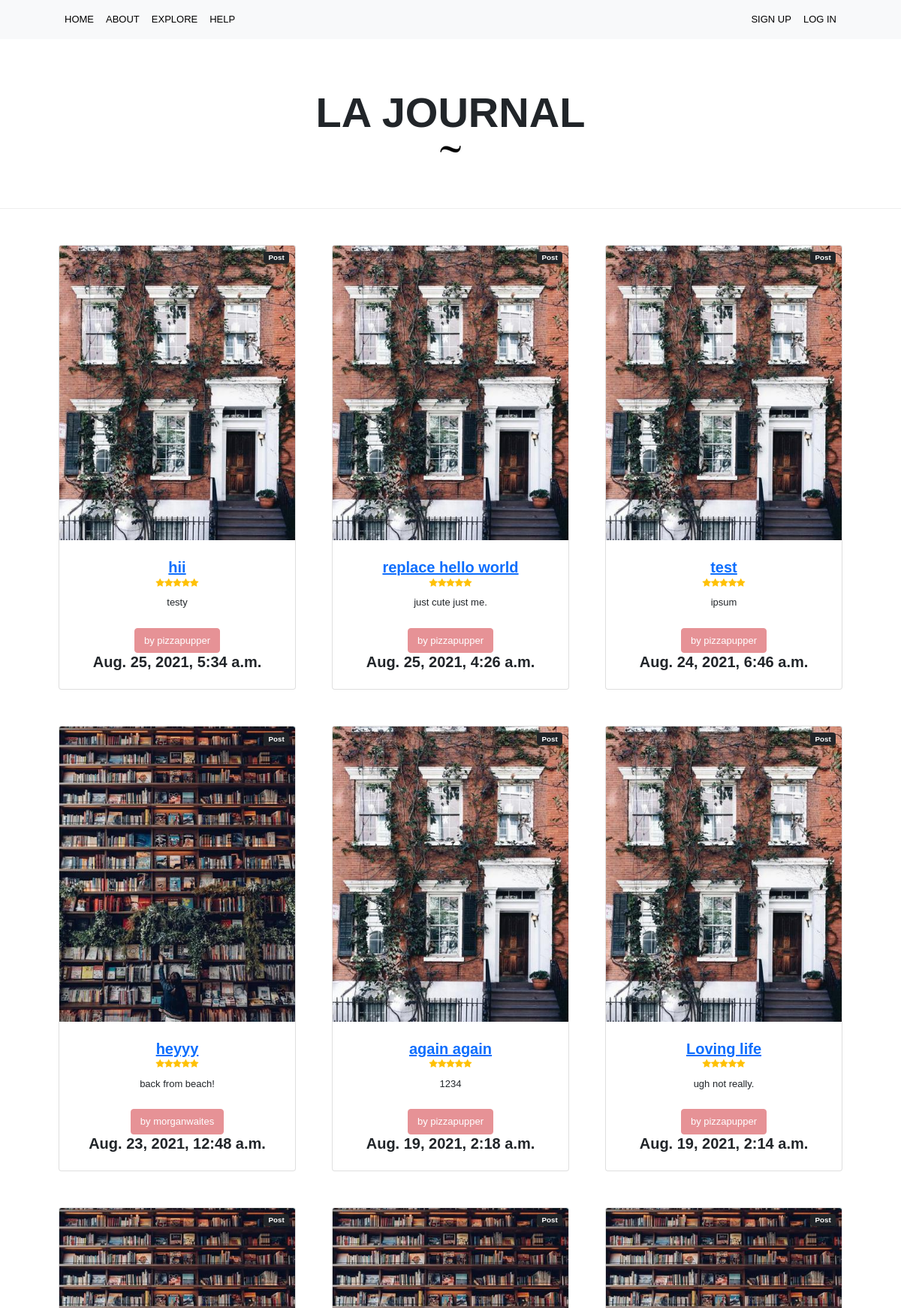
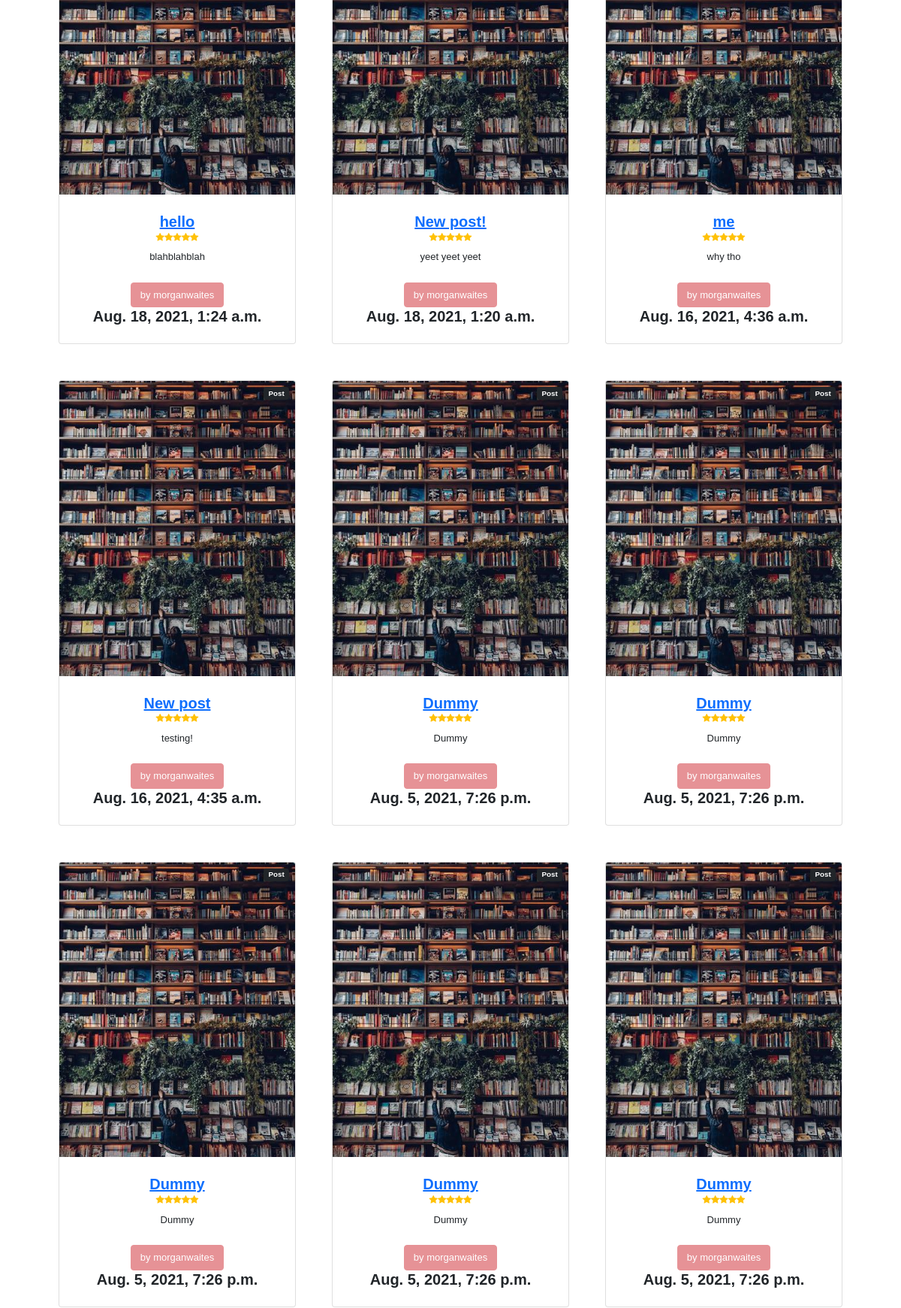
The page / (upper part) on the database its author committed (2 pictures, top to bottom).
### blog/models.py (models this page shows, shortened)
class Post(models.Model):
	title = models.CharField(max_length=100)
	post_content = models.TextField(max_length=10000)
	date_posted= models.DateTimeField(auto_now_add=True)
	author = models.ForeignKey(User, on_delete=models.CASCADE)

### users/models.py (models this page shows, shortened)
class Profile(models.Model):
	user = models.OneToOneField(User, on_delete=models.CASCADE)
	profile_pic = models.ImageField(default='anon.png', upload_to='profile-pics')

### blog/views.py (the view)
# urls.py: path('', PostListView.as_view(), name = "site-home"),
class PostListView(ListView):
	model = Post
	template_name = 'blog/home.html'
	context_object_name = 'posts'
	ordering = ['-date_posted']

### blog/templates/blog/home.html (shortened to what this page needs)
{% extends "blog/base.html" %}
{% block postscontent %}
{% for post in posts %}
 {% if forloop.counter <= 20 %}
	<div class="col mb-5">
  	  <div class="card h-100">
            <div class="badge bg-dark text-white position-absolute" style="top: 0.5rem; right: 0.5rem">Post</div>
            <img class="card-img-top" src="{{ post.author.profile.profile_pic.url }}" alt="..." />
                <div class="card-body p-4">
                    <div class="text-center">
                        <a href="{% url 'post-detail' post.id %}"> <h5 class="fw-bolder">{{ post.title }}</h5></a>
                        <div class="d-flex justify-content-center small text-warning mb-2">
                            <div class="bi-star-fill"></div>
                            <div class="bi-star-fill"></div>
                            <div class="bi-star-fill"></div>
                            <div class="bi-star-fill"></div>
                            <div class="bi-star-fill"></div>
                              </div>
                                  {{ post.post_content }}
                                </div>
                            </div>
                            <div class="card-footer p-4 pt-0 border-top-0 bg-transparent">
                                <div class="text-center"><a class="btn btn-outline-dark mt-auto" href="{% url 'user-blog' post.author %}">by {{ post.author }}</a></div>
                                 <div class="text-center">
                        <h5 class="fw-bolder">{{ post.date_posted }}</h5>
                       </div>
                            </div>
                        </div>
                    </div>
{% endif %}
{% endfor %}
{% endblock postscontent %}

### rows shown on the page
Post: author.profile.profile_pic (picture), title "hii", post_content "testy", author "pizzapupper", date_posted "Aug. 25, 2021, 5:34 a.m."
Post: author.profile.profile_pic (picture), title "replace hello world", post_content "just cute just me.", author "pizzapupper", date_posted "Aug. 25, 2021, 4:26 a.m."
Post: author.profile.profile_pic (picture), title "test", post_content "ipsum", author "pizzapupper", date_posted "Aug. 24, 2021, 6:46 a.m."
Post: author.profile.profile_pic (picture), title "heyyy", post_content "back from beach!", author "morganwaites", date_posted "Aug. 23, 2021, 12:48 a.m."
Post: author.profile.profile_pic (picture), title "again again", post_content "1234", author "pizzapupper", date_posted "Aug. 19, 2021, 2:18 a.m."
Post: author.profile.profile_pic (picture), title "Loving life", post_content "ugh not really.", author "pizzapupper", date_posted "Aug. 19, 2021, 2:14 a.m."
Post: author.profile.profile_pic (picture), title "hello", post_content "blahblahblah", author "morganwaites", date_posted "Aug. 18, 2021, 1:24 a.m."
Post: author.profile.profile_pic (picture), title "New post!", post_content "yeet yeet yeet", author "morganwaites", date_posted "Aug. 18, 2021, 1:20 a.m."
Post: author.profile.profile_pic (picture), title "me", post_content "why tho", author "morganwaites", date_posted "Aug. 16, 2021, 4:36 a.m."
Post: author.profile.profile_pic (picture), title "New post", post_content "testing!", author "morganwaites", date_posted "Aug. 16, 2021, 4:35 a.m."
Post: author.profile.profile_pic (picture), title "Dummy", post_content "Dummy", author "morganwaites", date_posted "Aug. 5, 2021, 7:26 p.m."
Post: author.profile.profile_pic (picture), title "Dummy", post_content "Dummy", author "morganwaites", date_posted "Aug. 5, 2021, 7:26 p.m."
Post: author.profile.profile_pic (picture), title "Dummy", post_content "Dummy", author "morganwaites", date_posted "Aug. 5, 2021, 7:26 p.m."
Post: author.profile.profile_pic (picture), title "Dummy", post_content "Dummy", author "morganwaites", date_posted "Aug. 5, 2021, 7:26 p.m."
Post: author.profile.profile_pic (picture), title "Dummy", post_content "Dummy", author "morganwaites", date_posted "Aug. 5, 2021, 7:26 p.m."
